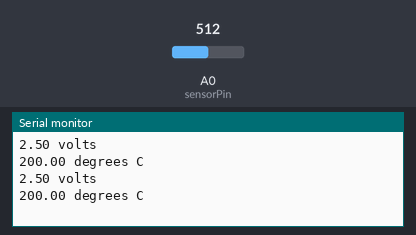
The sketch below on a simulated Arduino Uno, built with avr-gcc and run on an emulated ATmega328P. On the bench: the last lines printed to the serial monitor. The test bench sets the inputs (shaded band); at power-on: A0 (sensorPin) = 512.

Above: at 1.8 s.
1.9 s: A0 (sensorPin) set to 716
At 2.6 s:
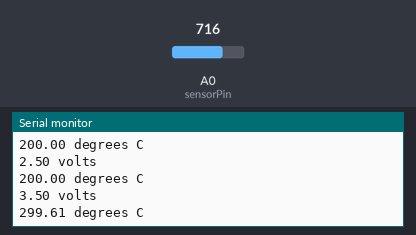
3.4 s: A0 (sensorPin) set to 900
At 4.8 s:
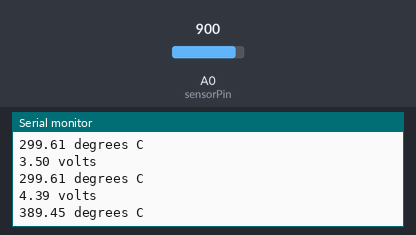
Timing chart, 0 to 6.4 s (numbered marks = the images above; inputs shaded):
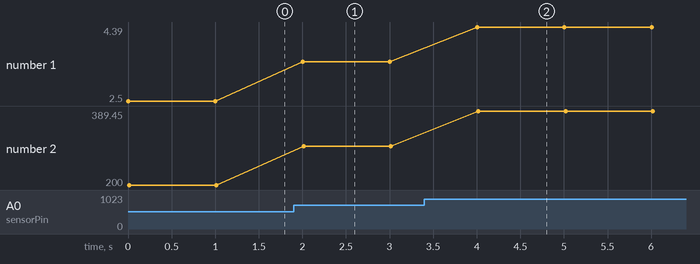

The sketch:

Temperature_Sensor.ino
```cpp
int sensorPin = A0;

void setup()
{
  pinMode(sensorPin, INPUT);
  Serial.begin(9600);
}

void loop()
{
  int reading = analogRead(sensorPin);
  float voltage = (reading * 5.0) / 1024.0;
  Serial.print(voltage);
  Serial.println(" volts");
  float temperatureC = (voltage - 0.5) * 100;
  Serial.print(temperatureC);
  Serial.println(" degrees C");
  delay(1000);
}
```

Measured:
- after the input at 1.9 s, the serial monitor: prints a new line after 0.10 s (image 1)
- after the input at 3.4 s, the serial monitor: prints a new line after 0.60 s (image 2)
- plotted number 1: 2.5 → 3.5 after the input at 1.9 s, 3.5 → 4.39 after the input at 3.4 s
- plotted number 2: 200 → 299.61 after the input at 1.9 s, 299.61 → 389.45 after the input at 3.4 s
